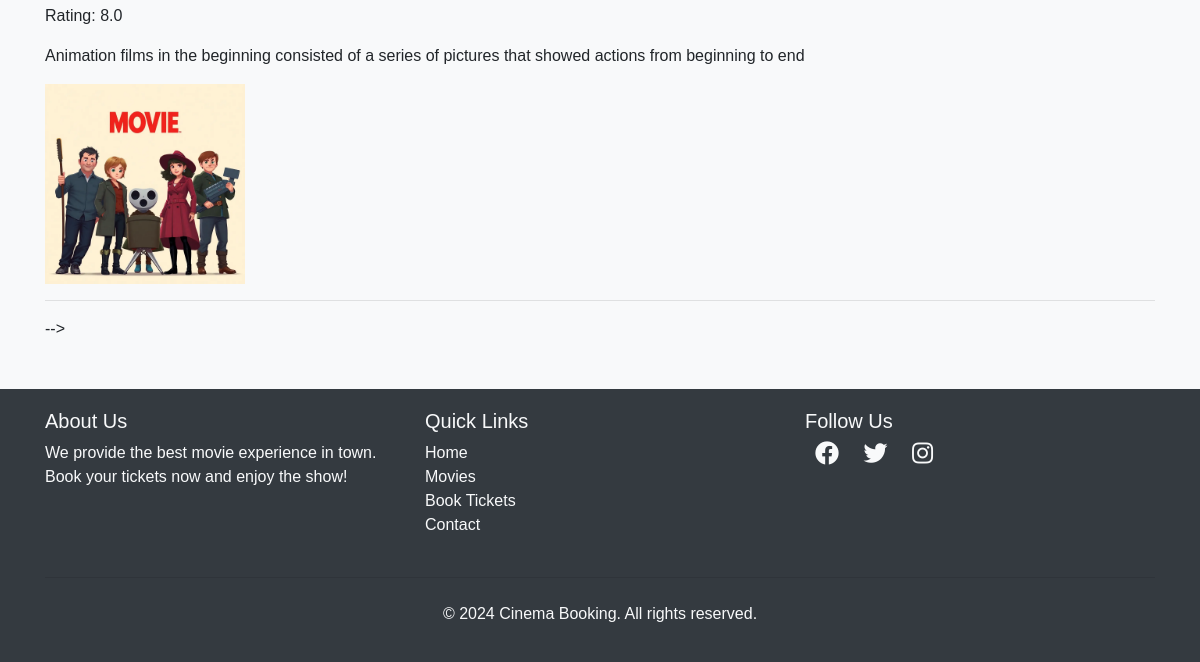
Before: /users/ (lower part) with the older database file.
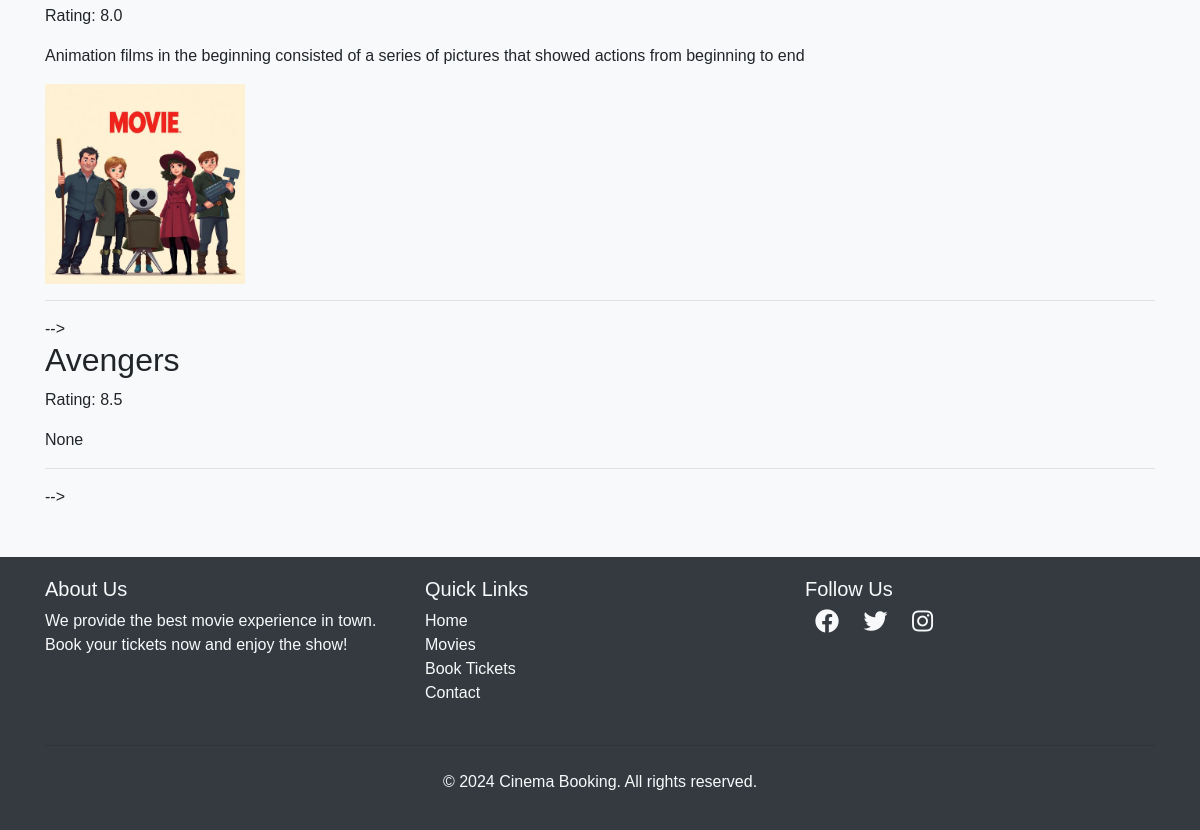
After: the same page with the newer database file.
### movies/models.py (models this page shows, shortened)
class Movie(models.Model):
    name=models.CharField(max_length=255)
    image=models.ImageField(upload_to="movies/")
    rating= models.DecimalField(max_digits=3,decimal_places=1)
    genre = models.CharField(max_length=100, db_index=True)
    language = models.CharField(max_length=100,db_index=True)
    cast=models.TextField()
    description=models.TextField(blank=True,null=True)#optional
    class Meta:
        indexes = [
            models.Index(fields=['genre']),
            models.Index(fields=['language']),
            models.Index(fields=['rating']),
        ]

### user_app/views.py (the view)
# urls.py: 2. Add a URL to urlpatterns:  path('', views.home, name='home')
def home(request):
    movies=Movie.objects.all()
    return render(request,'movies/home.html',{'movies':movies})

### bookmyseat/templates/movies/home.html (shortened to what this page needs)
{% extends "users/basic.html" %}
{% block content %}
<!-- <h1>Movies List</h1>
{% for movie in movies %}
<h2>{{ movie.name }}</h2>
<p>Rating: {{ movie.rating }}</p>
<p>{{ movie.description }}</p>
{% if movie.image %}
<img src="{{ movie.image.url }}" width="200">
{% endif %}
<hr> -->
{% endfor %}
{% endblock %}

Changed rows visible on the page:
added Movie: name "Avengers", rating "8.5", description "None"
